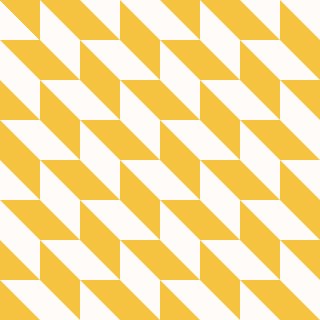
Frame 1 (no input)
Frame 60 (no input): identical to frame 1, image omitted
Frame 120 (the mouse pressed at the canvas centre since frame 60): identical to frame 1, image omitted

The p5.js sketch that drew this single still picture (run headless with seeded random() and noise() and a simulated clock; from frame 60 on, the mouse is pressed at the canvas centre):

// p5.js sketch
// ── sketch.js
var ejex = 0

function setup() {
  createCanvas(320, 320);
  background(255, 251, 248);
  for (var ejex = 0; ejex < 320; ejex = ejex + 40) {
    fill(245, 195, 64)
    noStroke();
    triangle(0, 0, 40, 0, 40, 40)
    triangle(ejex, 160 - ejex, 40 + ejex, 200 - ejex, 40 + ejex, 160 - ejex);
    triangle(ejex, 120 - ejex, ejex, 160 - ejex, 40 + ejex, 160 - ejex);
    triangle(ejex, 80 - ejex, ejex, 120 - ejex, 40 + ejex, 120 - ejex);
    triangle(ejex, 40 - ejex, 40 + ejex, 80 - ejex, 40 + ejex, 40 - ejex);
    triangle(ejex, 200 - ejex, 40 + ejex, 240 - ejex, 40 + ejex, 200 - ejex);
    triangle(ejex, 240 - ejex, ejex, 280 - ejex, ejex + 40, 280 - ejex);
    triangle(ejex, 280 - ejex, ejex, 320 - ejex, ejex + 40, 320 - ejex);
    triangle(ejex + 40, 280 - ejex, ejex + 80, 280 - ejex, ejex + 80, 320 - ejex);
    triangle(ejex + 80, 280 - ejex, ejex + 120, 280 - ejex, ejex + 120, 320 - ejex);
    triangle(ejex + 120, 280 - ejex, ejex + 120, 320 - ejex, ejex + 160, 320 - ejex);
    triangle(ejex + 160, 280 - ejex, ejex + 160, 320 - ejex, ejex + 200, 320 - ejex);
    triangle(ejex + 200, 280 - ejex, ejex + 240, 280 - ejex, ejex + 240, 320 - ejex);
    triangle(ejex + 240, 280 - ejex, ejex + 280, 280 - ejex, ejex + 280, 320 - ejex);
    triangle(ejex + 280, 280 - ejex, ejex + 280, 320 - ejex, ejex + 320, 320 - ejex);
  }
}


function draw() {

}
